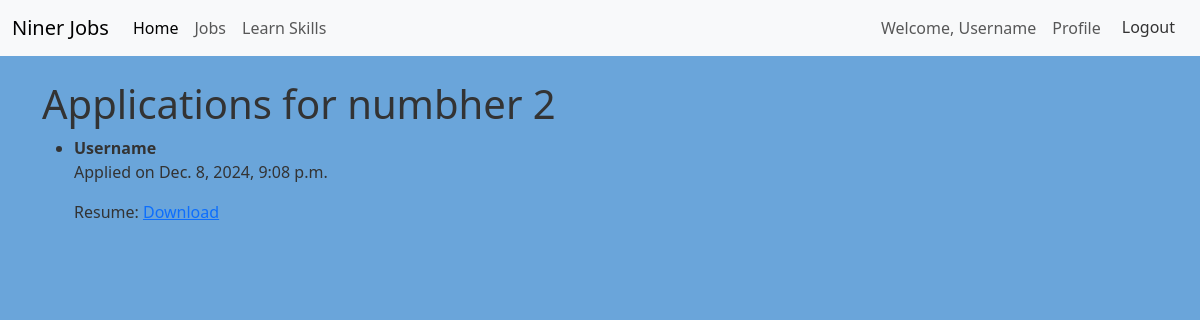
/job/3/applications (signed in), run on the app's committed database.
### jobs/models.py (models this page shows, shortened)
class Job(models.Model):
    title = models.CharField(max_length=255)
    description = models.TextField()
    salary = models.DecimalField(max_digits=10, decimal_places=2)
    location = models.CharField(max_length=255)
    company = models.CharField(max_length=255)
    date_posted = models.DateField()
    owner = models.ForeignKey(User, on_delete=models.CASCADE, null=True, blank=True)

class Application(models.Model):
    job = models.ForeignKey(Job, related_name='applications', on_delete=models.CASCADE)
    applicant_name = models.ForeignKey(User, on_delete=models.CASCADE)
    applicant_email = models.EmailField()
    resume = models.FileField(upload_to='resumes/')
    applied_date = models.DateTimeField(auto_now_add=True)

### jobs/views.py (the view)
# urls.py: path('job/<int:pk>/applications', views.view_applications, name='view_applications'),
@login_required
def view_applications(request, pk):
    job = get_object_or_404(Job, pk=pk)
    if job.owner != request.user:
        return redirect('job_detail', pk=job.pk)
    applications = job.applications.all()
    return render(request, 'jobs/view_applications.html', {'job': job, 'applications': applications})

### jobs/templates/jobs/view_applications.html (shortened to what this page needs)
{% extends 'jobs/base.html' %}
{% block content %}
    <h1> Applications for {{ job.title }} </h1>
    {% if applications %}
        <ul>
            {% for application in applications %}
                <li>
                    <strong>{{ application.applicant_name}} </strong>
                    <p> Applied on {{ application.applied_date }}</p>
                    <p>Resume: <a href="{{ application.resume.url }}">Download</a></p>
                </li>
            {% endfor %}
        </ul>
    {% else %}
        <p> No applications yet. </p>
    {% endif %}
{% endblock %}

### jobs/templates/jobs/base.html (shortened to what this page needs)
<!DOCTYPE html>
<html lang="en">
<head>
    <link rel = "stylesheet" href = "https://cdnjs.cloudflare.com/ajax/libs/bootstrap/5.3.0-alpha1/css/bootstrap.min.css">
</head>
<body>
    <nav class = "navbar navbar-expand-lg navbar-light bg-light">
        <div class = "container-fluid">
            <a class = "navbar-brand" href = "/">Niner Jobs</a>
            <div class="collapse navbar-collapse" id="navbarNav">
                <ul class="navbar-nav">
                    <li class="nav-item">
                        <a class="nav-link active" aria-current="page" href="/">Home</a>
                    </li>
                    <li class="nav-item">
                        <a class="nav-link" href="/jobs">Jobs</a>
                    </li>
                    <li class="nav-item">
                        <a class="nav-link" href="">Learn Skills</a>
                    </li>
                </ul>
                <ul class="navbar-nav ms-auto">
                    {% if user.is_authenticated %}
                        <li class="nav-item">
                            <a class="nav-link" href="#">Welcome, {{ user.username }}</a>
                        </li>
                        <li class="nav-item">
                            <a class="nav-link" href="/profile">Profile</a>
                        </li>
                        <li class="nav-item">
                            <form method ="post" action="{% url 'logout' %}" style="display: inline;">
                                <button type="submit" class="btn btn-link" style="text-decoration: none; color: inherit;">Logout</button>
                            </form>
                        </li>
                    {% endif %}
                </ul>
            </div>
        </div>
    </nav>
    <div class = "container mt-4">
        {% block content %}{% endblock %}
    </div>
</body>
</html>

### jobs/templates/jobs/base.html (style rules this page uses)
body { background-color: #6aa5da; font-family: 'Segoe UI', Tahoma, Geneva, Verdana, sans-serif; color: #333; margin: 0; padding: 0; }

### data on the page
Job: title "numbher 2"
Application: applicant_name "Username", applied_date "Dec. 8, 2024, 9:08 p.m."

### other printed values
{{ user.username }} "Username"
